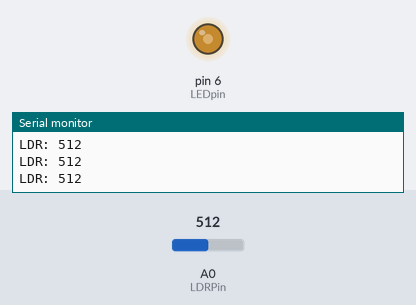
This sketch was run on a simulated Arduino Uno, built with avr-gcc and run on an emulated ATmega328P. On the bench: output pins drawn as LEDs (lit = HIGH), the last lines printed to the serial monitor. Inputs (shaded band) come from the test bench; at power-on: A0 (LDRPin) = 512.

Above: at 1.3 s.
1.4 s: A0 (LDRPin) set to 306
At 2.4 s:
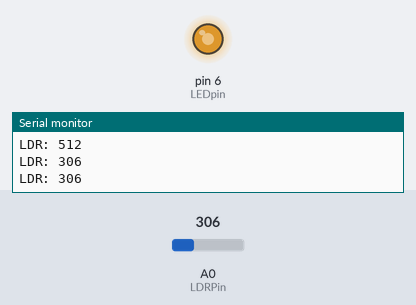
3.0 s: A0 (LDRPin) set to 122
At 3.7 s:
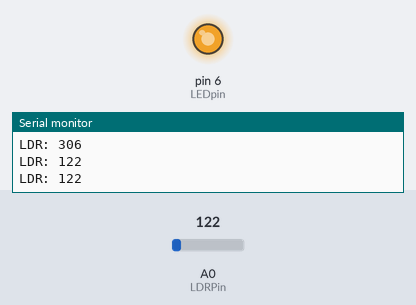
4.5 s: A0 (LDRPin) set to 900
At 4.8 s:
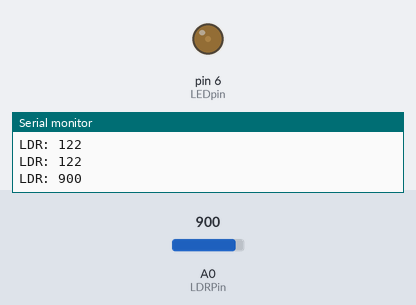
6.0 s: A0 (LDRPin) set to 1023
At 7.2 s:
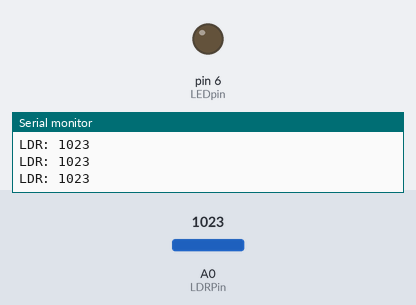
7.5 s: A0 (LDRPin) set to 511
At 8.4 s:
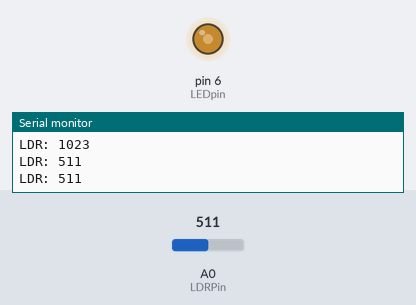
Timing chart, 0 to 10.0 s (numbered marks = the images above; inputs shaded):
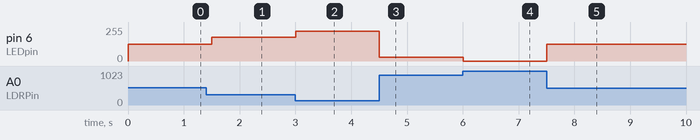

The sketch:

arduino-sensoren-2_kap3-ldr-pwm-led.ino
```cpp
// Nachtlampe mit LDR
// Datei: arduino-sensoren-2_kap3-ldr-pwm-led.ino

// Analogwert von LDR
int valLDR = 0;
// Analogeingang A0
int LDRPin = 0;
// LED Pin (PWM)
int LEDpin = 6;
// Helligkeit der LED
int LEDHelligkeit;

void setup()
{
  // Serielle Schnittstelle
  Serial.begin(9600);
}

void loop()
{
  // Wert des LDRs einlesen
  valLDR = analogRead(LDRPin);
  // Ausgabe LDR-Helligkeit
  Serial.print("LDR: ");
  Serial.println(valLDR);
  // LED-Ansteuerung
  LEDHelligkeit = map(valLDR, 1023, 0, 0, 255);
  analogWrite(LEDpin, LEDHelligkeit);
  delay(500);
}
```

Measured:
- after the input at 1.4 s, pin 6 (LEDpin): 127/255 → 178/255 after 0.10 s
- after the input at 3.0 s, pin 6 (LEDpin): 178/255 → 224/255 at once
- after the input at 4.5 s, pin 6 (LEDpin): 224/255 → 30/255 at once
- after the input at 6.0 s, pin 6 (LEDpin): 30/255 → 0/255 at once
- after the input at 7.5 s, pin 6 (LEDpin): 0/255 → 127/255 at once
